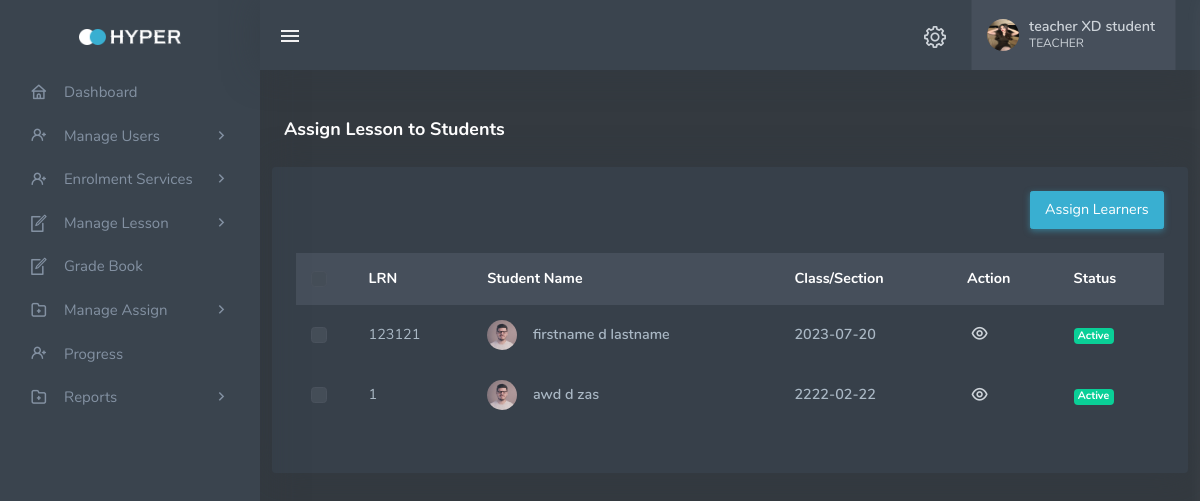
Page /Teacher_AssignLesson.php (signed in) on the committed database.
### tables this page shows
CREATE TABLE `tbl_learner` (
  `learner_id` int(11) NOT NULL,
  `lrn` int(11) NOT NULL,
  `user_id` int(11) NOT NULL,
  `guardian_info_id` int(11) NOT NULL,
  `guardian_contact_id` int(11) NOT NULL,
  `address_id` int(11) NOT NULL,
  `level_id` int(11) NOT NULL,
  `status_id` int(11) NOT NULL,
  `account_id` int(11) NOT NULL,
  `usercredentials_id` int(11) NOT NULL
);

CREATE TABLE `tbl_learner_id` (
  `learner_id` int(11) NOT NULL,
  `lrn` int(11) NOT NULL
);

CREATE TABLE `tbl_userinfo` (
  `user_id` int(11) NOT NULL,
  `firstname` varchar(244) NOT NULL,
  `middlename` varchar(244) NOT NULL,
  `lastname` varchar(244) NOT NULL,
  `birthday` date NOT NULL,
  `gender` varchar(244) NOT NULL
);

### Teacher_AssignLesson.php (the view, shortened to what this page needs)
<!DOCTYPE html>
<html lang="en" class="menuitem-active">
<head>
  <link href="assets/css/vendor/dataTables.bootstrap5.css" rel="stylesheet" type="text/css">
  <link href="assets/css/vendor/responsive.bootstrap5.css" rel="stylesheet" type="text/css">
  <link href="assets/css/icons.min.css" rel="stylesheet" type="text/css">
  <link href="assets/css/app.min.css" rel="stylesheet" type="text/css" id="light-style">
  <link href="assets/css/app-dark.min.css" rel="stylesheet" type="text/css" id="dark-style">
</head>
<body <?php include('dataconfig.php') ?>>
  <div class="wrapper">
    <div class="leftside-menu menuitem-active">
      <a href="index.php" class="logo text-center logo-light">
        <span class="logo-lg">
          <img src="assets/images/logo.png" alt="" height="16">
        </span>
      </a>
      <div class="h-100 show" id="leftside-menu-container" data-simplebar="init">
        <div class="simplebar-wrapper" style="margin: 0px;">
          <div class="simplebar-mask">
            <div class="simplebar-offset" style="right: 0px; bottom: 0px;">
              <div class="simplebar-content-wrapper" style="height: 100%; overflow: hidden;">
                <div class="simplebar-content" style="padding: 0px;">
                  <?php include('teacher_sidemenu.php') ?>
                </div>
              </div>
            </div>
          </div>
          <div class="simplebar-required placeholder" style="width: 260px; height: 234px;"></div>
        </div>
      </div>
    </div>
    <div class="content-page">
      <div class="content">
        <?php include('teacher_topbar.php') ?>
        <div class="container-fluid">
          <div class="row">
            <div class="col-12">
              <div class="page-title-box">
                <h4 class="page-title">Assign Lesson to Students</h4>
              </div>
            </div>
          </div>
        </div>
      </div>
      <div class="row">
        <div class="col-12">
          <div class="card">
            <div class="card-body">
              <div class="row mb-2">
                <div class="col-sm-4">
                </div>
                <div class="col-sm-8">
                  <div class="text-sm-end">
                    <button type="button" class="btn btn-info mb-2">Assign Learners</button>
                  </div>
                </div>
              </div>
              <div class="table-responsive">
                <table class="table table-centered table-borderless table-hover w-100 dt-responsive nowrap"
                  id="products-datatable">
                  <thead class="table-light">
                    <tr>
                      <th style="width: 20px;">
                        <div class="form-check">
                          <input type="checkbox" class="form-check-input" id="customCheck1">
                          <label class="form-check-label" for="customCheck1">&nbsp;</label>
                        </div>
                      </th>
                      <th>LRN</th>
                      <th>Student Name</th>
                      <th>Class/Section</th>
                      <th>Action</th>
                      <th>Status</th>
                    </tr>
                  </thead>
                  <tbody>
                    <?php
                    include 'dbcon.php';
                    $sql = "SELECT tbl_userinfo.user_id, tbl_learner.learner_id, tbl_learner.level_id, tbl_user_level.level, tbl_userinfo.firstname,
                  tbl_userinfo.middlename, tbl_userinfo.lastname, tbl_userinfo.birthday, tbl_userinfo.gender, tbl_user_status.status,
                  tbl_learner_id.lrn, tbl_address.address, tbl_usercredentials.contact, tbl_usercredentials.email
                  FROM tbl_learner
                  JOIN tbl_user_level ON tbl_learner.level_id = tbl_user_level.level_id
                  JOIN tbl_userinfo ON tbl_learner.user_id = tbl_userinfo.user_id
                  JOIN tbl_learner_id ON tbl_learner.learner_id = tbl_learner_id.learner_id
                  JOIN tbl_user_status ON tbl_learner.status_id = tbl_user_status.status_id
                  JOIN tbl_address ON tbl_learner.address_id = tbl_address.address_id
                  JOIN tbl_usercredentials ON tbl_learner.usercredentials_id = tbl_usercredentials.usercredentials_id
                  WHERE tbl_user_level.level = 'LEARNER' AND tbl_user_status.status = 1";
                    $result = mysqli_query($conn, $sql);
                    if ($result && mysqli_num_rows($result) > 0) {
                      while ($row = mysqli_fetch_assoc($result)) {
                        ?>
                        <tr>
                          <td>
                            <div class="form-check">
                              <input type="checkbox" class="form-check-input" id="customCheck2">
                              <label class="form-check-label" for="customCheck2">&nbsp;</label>
                            </div>
                          </td>
                          <td>
                            <?php echo $row['lrn'] ?>
                          </td>
                          <td class="table-user">
                            <img src="assets/images/users/avatar-4.jpg" alt="table-user" class="me-2 rounded-circle">
                            <a href="javascript:void(0);" class="text-body fw-semibold">
                              <?php echo $row['firstname'] . ' ' . $row['middlename'] . ' ' . $row['lastname'] ?>
                            </a>
                          </td>
                          <td>
                            <span class="fw-semibold">
                              <?php echo $row['birthday'] ?>
                            </span>
                          </td>
                          <td>
                            <a href="teacher_view_student.php?user_id=<?php echo $row['user_id'] ?>" class="action-icon">
                              <i class="uil-eye"></i>
                            </a>
                          </td>
                          <td>
                            <?php
                            if ($row['status'] == 1) {
                              ?>
                              <span class="badge bg-success">Active</span>
                              <?php
                            } else {
                              ?>
                              <span class="badge bg-warning">Inactive</span>
                              <?php
                            }
                            ?>
                          </td>
                        </tr>
                        <?php
                      }
                    }
                    ?>
                  </tbody>
                </table>
              </div>
            </div>
          </div>
        </div>
      </div>
    </div>
  </div>
</body>
</html>

### rows in the picture
tbl_learner: tbl_learner_id.lrn "123121", user.firstname "firstname", user.middlename "d", user.lastname "lastname", user.birthday "2023-07-20"
tbl_learner: tbl_learner_id.lrn "1", user.firstname "awd", user.middlename "d", user.lastname "zas", user.birthday "2222-02-22"

### other values in the picture
$row['firstname'] "teacher"
$row['middlename'] "XD"
$row['lastname'] "student"
$row['level'] "TEACHER"
